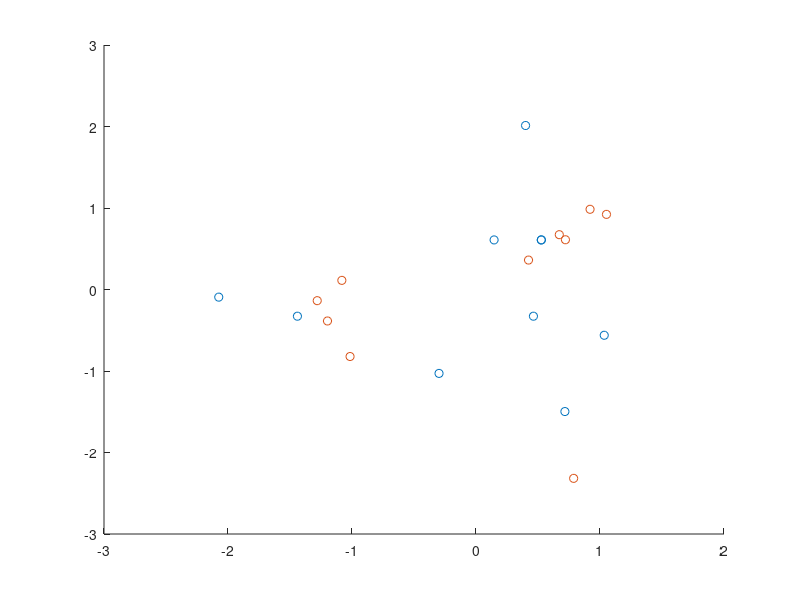
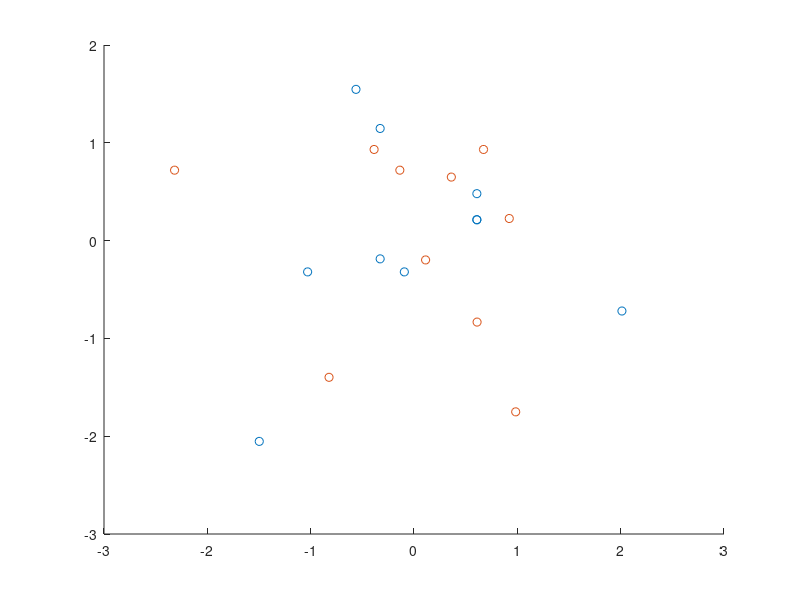
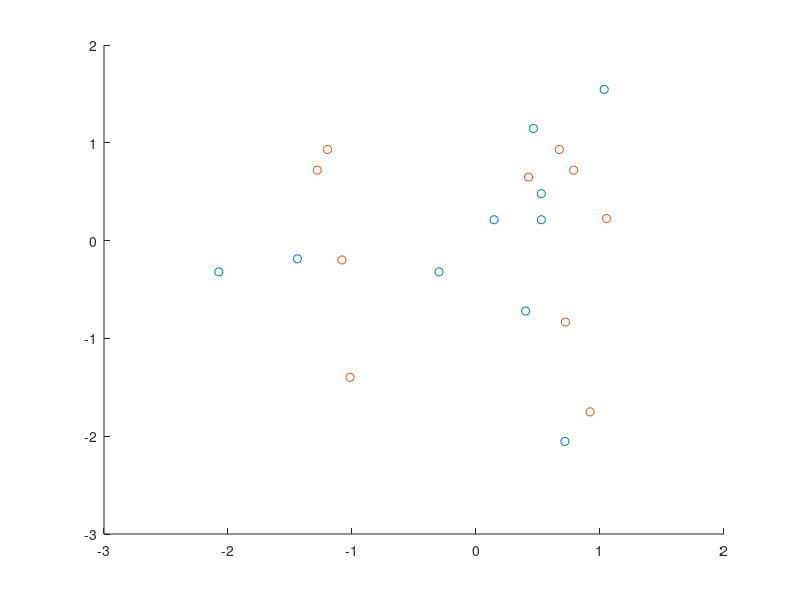

These charts were generated, in order, by the following MATLAB code:
close all
load("F0_PVT.mat")

bothClasses = PVT(11:30, 1:3);
blackFoamData = PVT(11:20, 1:3);
carSpongeData = PVT(21:30, 1:3);

normalisedBF = normalize(blackFoamData);
normalisedCS = normalize(carSpongeData);
normalisedBothClasses = normalize(bothClasses);

figure;
scatter(normalisedCS(1:10, 1),normalisedCS(1:10, 2), "red"); % Pressure vs Volume
hold on
scatter(normalisedBF(1:10, 1),normalisedBF(1:10, 2), "blue");

figure;
scatter(normalisedCS(1:10, 2),normalisedCS(1:10, 3), "red"); % Volume vs Temperature
hold on
scatter(normalisedBF(1:10, 2),normalisedBF(1:10, 3), "blue");

figure;
scatter(normalisedCS(1:10, 1),normalisedCS(1:10, 3), "red"); % Pressure vs Temperature
hold on
scatter(normalisedBF(1:10, 1),normalisedBF(1:10, 3), "blue");



blackFoamMean = mean(blackFoamData);
carSpongeMean = mean(carSpongeData);
totalMean = mean(bothClasses);


BF_PV = [normalisedBF(:, 1), normalisedBF(:, 2)];
BF_VT = [normalisedCS(:, 2), normalisedBF(:, 3)];
BF_PT = [normalisedBF(:, 1), normalisedBF(:, 3)];
CS_PV = [normalisedBF(:, 1), normalisedBF(:, 2)];
CS_VT = [normalisedBF(:, 2), normalisedBF(:, 3)];
CS_PT = [normalisedBF(:, 1), normalisedBF(:, 3)];


BF_PV_Means = [blackFoamMean(1), blackFoamMean(2)];
BF_VT_Means = [blackFoamMean(2), blackFoamMean(3)];
BF_PT_Means = [blackFoamMean(1), blackFoamMean(3)];
CS_PV_Means = [carSpongeMean(1), carSpongeMean(2)];
CS_VT_Means = [carSpongeMean(2), carSpongeMean(3)];
CS_PT_Means = [carSpongeMean(1), carSpongeMean(3)];


scatterBF_PV_WC = transpose(BF_PV - BF_PV_Means)* (BF_PV - BF_PV_Means);
scatterBF_VT_WC = transpose(BF_VT - BF_VT_Means)* (BF_VT - BF_VT_Means);
scatterBF_PT_WC = transpose(BF_PT - BF_PT_Means)* (BF_PT - BF_PT_Means);

scatterCS_PV_WC = transpose(CS_PV - CS_PV_Means)* (CS_PV - CS_PV_Means);
scatterCS_VT_WC = transpose(CS_VT - CS_VT_Means)* (CS_VT - CS_VT_Means);
scatterCS_PT_WC = transpose(CS_PT - CS_PT_Means)* (CS_PT - CS_PT_Means);

totalScatterPV_WC = scatterBF_PV_WC + scatterCS_PV_WC;
totalScatterVT_WC = scatterBF_VT_WC + scatterCS_VT_WC;
totalScatterPT_WC = scatterBF_PT_WC + scatterCS_PT_WC;

scatter_PV_BC = transpose(BF_PV_Means - CS_PV_Means) * (BF_PV_Means - CS_PV_Means);
scatter_VT_BC = transpose(BF_VT_Means - CS_VT_Means) * (BF_VT_Means - CS_VT_Means);
scatter_PT_BC = transpose(BF_PT_Means - CS_PT_Means) * (BF_PT_Means - CS_PT_Means);


[PVeigenVectors, PVeigenValues] = eig(totalScatterPV_WC\scatter_PV_BC);
[VTeigenVectors, VTeigenValues] = eig(totalScatterVT_WC\scatter_VT_BC);
[PTeigenVectors, PTeigenValues] = eig(totalScatterPT_WC\scatter_PT_BC);









close all